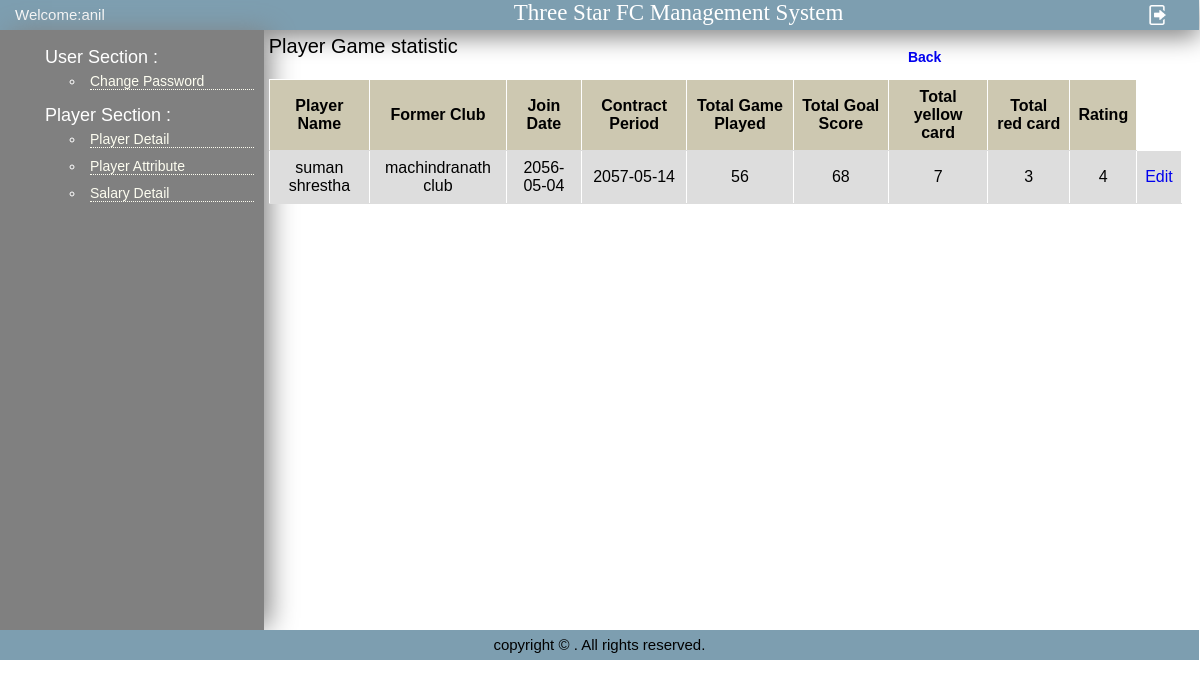
/player_game_info.php (signed in), run on the app's committed database.
### tables this page shows
CREATE TABLE `users` (
  `username` varchar(100) DEFAULT NULL,
  `email` varchar(100) DEFAULT NULL,
  `password` varchar(100) DEFAULT NULL,
  `admin_id` int(11) NOT NULL
);

CREATE TABLE `player_detail` (
  `id` int(100) NOT NULL,
  `name` varchar(30) DEFAULT NULL,
  `address` varchar(30) DEFAULT NULL,
  `DOB` varchar(120) NOT NULL,
  `email` varchar(30) DEFAULT NULL,
  `phone_no` bigint(100) DEFAULT NULL,
  `image` varchar(100) NOT NULL
);

CREATE TABLE `player_game_info` (
  `id` int(11) NOT NULL,
  `player_id` int(11) NOT NULL,
  `former_club` varchar(120) NOT NULL,
  `join_date` varchar(120) NOT NULL,
  `contract_date` varchar(120) NOT NULL,
  `total_game_played` int(11) NOT NULL,
  `total_goal_score` int(11) NOT NULL,
  `yellow_card` int(11) NOT NULL,
  `red_card` int(11) NOT NULL,
  `rating` int(11) NOT NULL
);

### player_game_info.php (the view, shortened to what this page needs)
<?php
include 'include/config.php';
if ($_SESSION['username'] == "admin")
include("include/header_admin.php");
else
include("include/header.php");
?>
<div id="pagename">Player Game statistic</div>
<div>
    <h3><a href="player_detail.php">Back</a></h3>
</div>
<div id="table">
<table border="1" width="90%" cellspacing="0" cellpadding="0">
    <tr class="tbheader" >
        <th>Player Name</th>
        <th>Former Club</th>
        <th>Join Date</th>
        <th>Contract Period</th>
        <th>Total Game Played</th>
        <th>Total Goal Score</th>
		<th>Total yellow card</th>
		<th>Total red card</th>
		<th>Rating</th>
    </tr>
<?php
$query = "SELECT player_detail.name,player_game_info.id, player_game_info.former_club, player_game_info.join_date, player_game_info.contract_date, player_game_info.total_game_played,  player_game_info.total_goal_score,  player_game_info.yellow_card, player_game_info.red_card, player_game_info.rating
FROM player_detail
INNER JOIN player_game_info ON player_detail.id = player_game_info.player_id
 ";
         $result = mysqli_query($con,$query);
        	while($row = mysqli_fetch_array($result))
 		{
?>
    <tr class="tr1">
        <td align="center"><?php echo $row['name'];?></td>
        <td align="center"><?php echo $row['former_club'];?></td>
        <td align="center"><?php echo $row['join_date'];?></td>
        <td align="center"><?php echo $row['contract_date'];?></td>
        <td align="center"><?php echo $row['total_game_played'];?></td>
        <td align="center"><?php echo $row['total_goal_score'];?></td>
		<td align="center"><?php echo $row['yellow_card'];?></td>
		<td align="center"><?php echo $row['red_card'];?></td>
		<td align="center"><?php echo $row['rating'];?></td>
        <td> <a href="<?php echo  'player_game_info_edit.php?id='.$row["id"];?>">Edit</a></td>
    </tr>
     <?php }?>
</table>
<br />
<?php
include 'include/footer.php';
?>

### include/header.php (shortened to what this page needs)
<html>
    <head>
    </head>
    <body>
	<div class="container">
    <div id="header">
        <div id="welcome"><a href="first.php">Welcome:<?php echo $_SESSION['username']?></a></div>
        <div id="siteName"> Three Star FC Management System</div>
        <div id="logout"><a href="index.php"><img src="include/logout.png" alt="logout"></a>
        </div>
    </div>
    <div id="main">
        <div id="sidebar">
        	<ul>
                <li class="sidebar_header">User Section :
                <ul> <?php
				$query = "select * from users where username='".$_SESSION['username']."'";
					$result = mysqli_query($con,$query);
					while($row = mysqli_fetch_array($result))
					{
				?>
				    <li><a href="<?php echo  'change_pswd_users.php?id='.$row['admin_id'];?>">Change Password</a></li>
				<?php } ?>
                </ul>
                </li>
                <li class="sidebar_header">Player Section :
                    <ul>
                    	<li><a href="player_detail.php">Player Detail</a></li>
                    	<li><a href="attribute.php">Player Attribute</a></li>
						<li><a href="salary.php">Salary Detail</a></li>
                	</ul>
                </li>
            </ul>
        </div>
        <div id="content">
        	<div id="content-body">

### include/header.php (style rules this page uses)
body { margin:0px; width:99.9%; font-family: Arial, Helvetica, sans-serif; font-size:12px; }
a { text-decoration: none; }
#header { background-color:#7D9EB0; box-shadow: 0 7px 24px #808080; margin:0px; width:100%; height:30px; }
#welcome { line-height:30px; text-indent:15px; margin:0px; width:22%; height: 30px; float:left; }
#welcome a { text-decoration: none; color:white; font-size:15px }
#siteName { width:72%; height:30px; margin:0px; float:left; text-indent:250px; font-size:23px; font-family: "Times New Roman","Trebuchet MS"; color:white; }
#logout { float:left; }
#logout img { padding-left:20px; padding-top:5px; padding-top:5px; width:20px; height:20px; }
#main { width:100%; margin:0px; float:left; }
#sidebar { background-color:#808080; box-shadow: 8px 0 26px -3px #808080; display:inline; width:22%; margin:0px; float:left; min-height:600px; }
#sidebar a { display:block; padding:0px; border-bottom:1px dotted #FDFDF0; text-decoration:none; color:#FDFDF0; }
ul li { padding: 5px; font-size:14px; }
.sidebar_header { list-style:none; font-size:18px; color:white; }
#content { margin:0%; width:77%; float:left; min-height:600px; display:inline; }
#pagename { font-size:20px; width:70%; float:left; }
#content-body { padding:5px; }
table { border-color: white; }
.tbheader { background-color: #CDC8B1; }
.tr1 { background-color: #ECF1EF; }

### player_game_info.php (style rules this page uses)
table { font-family: arial, sans-serif; border-collapse: collapse; width: 100%; }
td, th { border-bottom: 1px solid #ddd; text-align:centre; padding: 8px; }
tr:nth-child(even) { background-color: #dddddd; }

### data on the page
player_detail: name "suman shrestha", player_game_info.former_club "machindranath club", player_game_info.join_date "2056-05-04", player_game_info.contract_date "2057-05-14", player_game_info.total_game_played "56", player_game_info.total_goal_score "68", player_game_info.yellow_card "7", player_game_info.red_card "3", player_game_info.rating "4"

### other printed values
$_SESSION['username'] "anil"
